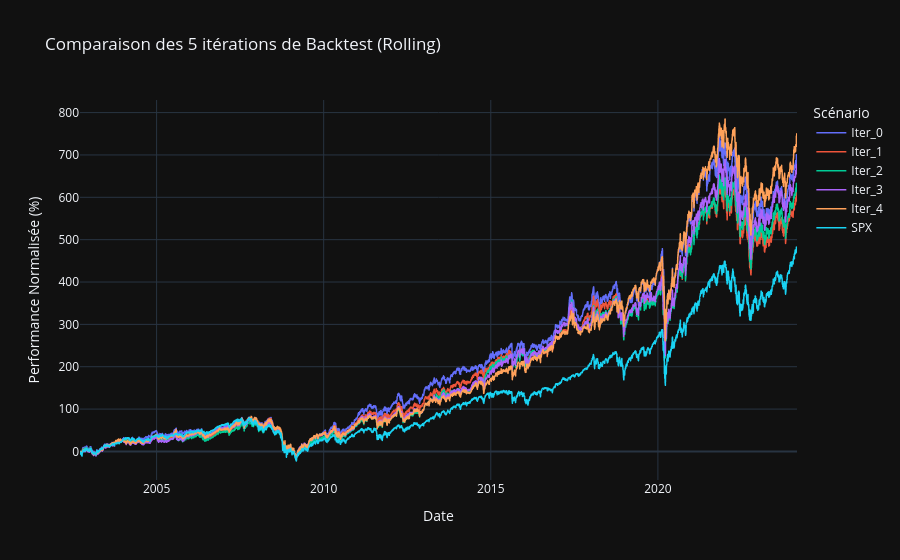

Source (notebook cell):
### Code cell
import plotly.express as px

fig = px.line(
    global_df_clean,
    title=f"Comparaison des {numberofdays} itérations de Backtest (Rolling)",
    labels={
        "index": "Date",
        "value": "Performance Normalisée (%)",
        "variable": "Scénario"
    },
    template="plotly_dark"
)

fig.update_traces(line=dict(width=1.5))

if "SPX_Benchmark" in global_df_clean.columns:
    fig.update_traces(
        selector={"name": "SPX_Benchmark"},
        line=dict(width=4, color="white", dash="dot")
    )

fig.show()

### Figure 1 — Plotly figure (JSON) as saved in the notebook; plotly's stock layout.template omitted (floating-point values rounded to 4 significant figures; data arrays with more than 128 entries replaced by an {"elided": "..."} marker saying what was removed)
{"data": [{"hovertemplate": "Scénario=Iter_0<br>Date=%{x}<br>Performance Normalisée (%)=%{y}<extra></extra>", "legendgroup": "Iter_0", "line": {"color": "#636efa", "dash": "solid", "width": 1.5}, "marker": {"symbol": "circle"}, "mode": "lines", "name": "Iter_0", "showlegend": true, "x": {"elided": "5598 str values"}, "xaxis": "x", "y": {"elided": "5598 float values"}, "yaxis": "y", "type": "scattergl"}, {"hovertemplate": "Scénario=Iter_1<br>Date=%{x}<br>Performance Normalisée (%)=%{y}<extra></extra>", "legendgroup": "Iter_1", "line": {"color": "#EF553B", "dash": "solid", "width": 1.5}, "marker": {"symbol": "circle"}, "mode": "lines", "name": "Iter_1", "showlegend": true, "x": {"elided": "5598 str values"}, "xaxis": "x", "y": {"elided": "5598 float values"}, "yaxis": "y", "type": "scattergl"}, {"hovertemplate": "Scénario=Iter_2<br>Date=%{x}<br>Performance Normalisée (%)=%{y}<extra></extra>", "legendgroup": "Iter_2", "line": {"color": "#00cc96", "dash": "solid", "width": 1.5}, "marker": {"symbol": "circle"}, "mode": "lines", "name": "Iter_2", "showlegend": true, "x": {"elided": "5598 str values"}, "xaxis": "x", "y": {"elided": "5598 float values"}, "yaxis": "y", "type": "scattergl"}, {"hovertemplate": "Scénario=Iter_3<br>Date=%{x}<br>Performance Normalisée (%)=%{y}<extra></extra>", "legendgroup": "Iter_3", "line": {"color": "#ab63fa", "dash": "solid", "width": 1.5}, "marker": {"symbol": "circle"}, "mode": "lines", "name": "Iter_3", "showlegend": true, "x": {"elided": "5598 str values"}, "xaxis": "x", "y": {"elided": "5598 float values"}, "yaxis": "y", "type": "scattergl"}, {"hovertemplate": "Scénario=Iter_4<br>Date=%{x}<br>Performance Normalisée (%)=%{y}<extra></extra>", "legendgroup": "Iter_4", "line": {"color": "#FFA15A", "dash": "solid", "width": 1.5}, "marker": {"symbol": "circle"}, "mode": "lines", "name": "Iter_4", "showlegend": true, "x": {"elided": "5598 str values"}, "xaxis": "x", "y": {"elided": "5598 float values"}, "yaxis": "y", "type": "scattergl"}, {"hovertemplate": "Scénario=SPX<br>Date=%{x}<br>Performance Normalisée (%)=%{y}<extra></extra>", "legendgroup": "SPX", "line": {"color": "#19d3f3", "dash": "solid", "width": 1.5}, "marker": {"symbol": "circle"}, "mode": "lines", "name": "SPX", "showlegend": true, "x": {"elided": "5598 str values"}, "xaxis": "x", "y": {"elided": "5598 float values"}, "yaxis": "y", "type": "scattergl"}], "layout": {"xaxis": {"anchor": "y", "domain": [0.0, 1.0], "title": {"text": "Date"}}, "yaxis": {"anchor": "x", "domain": [0.0, 1.0], "title": {"text": "Performance Normalisée (%)"}}, "legend": {"title": {"text": "Scénario"}, "tracegroupgap": 0}, "title": {"text": "Comparaison des 5 itérations de Backtest (Rolling)"}}}
